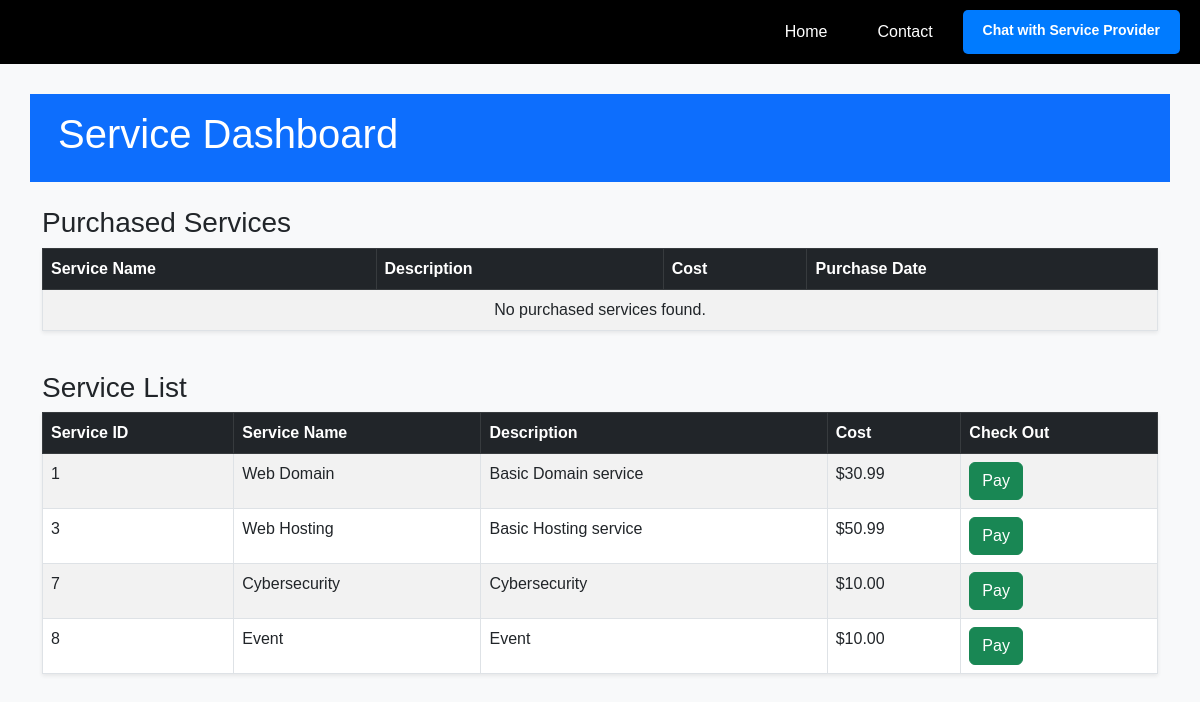
The app's page /service.php with its own data.
### tables this page shows
CREATE TABLE `services` (
  `service_id` int(11) NOT NULL,
  `service_name` varchar(255) NOT NULL,
  `description` text DEFAULT NULL,
  `cost` decimal(10,2) DEFAULT NULL,
  `department_id` int(11) DEFAULT NULL
);

### service.php (the view, shortened to what this page needs)
<?php
$servername = "localhost";
$username = "root";
$password = "";
$database = "projmr1";
$conn = new mysqli($servername, $username, $password, $database);
$sql = "SELECT
            s.service_id,
            s.service_name,
            s.description,
            s.cost,
            d.department_name
        FROM services s
        LEFT JOIN departments d ON s.department_id = d.department_id";
$result = $conn->query($sql);
$purchased_services = [];
?>
<!DOCTYPE html>
<html lang="en">
<head>
    <link rel="stylesheet" href="https://cdn.jsdelivr.net/npm/bootstrap@5.3.0-alpha3/dist/css/bootstrap.min.css">
</head>
<body>
<div class="navbar">
        <div class="menu">
            <a href="index.php">Home</a>
            <a href="index.php#contact">Contact</a>
            <a href="customer_message.php?customer_id=2"
   style="display: inline-block; background-color: #007BFF; color: white; text-decoration: none;
          padding: 10px 20px; border-radius: 5px; font-size: 14px; font-weight: bold;
          box-shadow: 0 4px 6px rgba(0, 0, 0, 0.1); transition: background-color 0.3s ease;">
    Chat with Service Provider
</a>
        </div>
    </div>
    <div class="container">
        <div class="row bg-primary text-white py-3">
            <div class="col-md-6">
                <h1 class="ms-3">Service Dashboard</h1>
            </div>
        </div>
        <div class="row mt-4">
            <div class="col-12">
                <h3>Purchased Services</h3>
                <table class="table table-striped table-bordered shadow-sm">
                    <thead class="table-dark">
                        <tr>
                            <th>Service Name</th>
                            <th>Description</th>
                            <th>Cost</th>
                            <th>Purchase Date</th>
                        </tr>
                    </thead>
                    <tbody>
                        <?php if (!empty($purchased_services)): ?>
                            <?php foreach ($purchased_services as $service): ?>
                                <tr>
                                    <td><?= htmlspecialchars($service['service_name']) ?></td>
                                    <td><?= htmlspecialchars($service['description']) ?></td>
                                    <td>$<?= number_format($service['cost'], 2) ?></td>
                                    <td><?= htmlspecialchars($service['transaction_date']) ?></td>
                                </tr>
                            <?php endforeach; ?>
                        <?php else: ?>
                            <tr>
                                <td colspan="4" class="text-center">No purchased services found.</td>
                            </tr>
                        <?php endif; ?>
                    </tbody>
                </table>
            </div>
        </div>
        <div class="row mt-4">
            <div class="col-12">
                <h3>Service List</h3>
                <table class="table table-striped table-bordered shadow-sm">
                    <thead class="table-dark">
                        <tr>
                            <th>Service ID</th>
                            <th>Service Name</th>
                            <th>Description</th>
                            <th>Cost</th>
                            <th>Check Out</th>
                        </tr>
                    </thead>
                    <tbody>
                        <?php if ($result->num_rows > 0): ?>
                            <?php while ($row = $result->fetch_assoc()): ?>
                                <tr>
                                    <td><?= htmlspecialchars($row['service_id']) ?></td>
                                    <td><?= htmlspecialchars($row['service_name']) ?></td>
                                    <td><?= htmlspecialchars($row['description']) ?></td>
                                    <td>$<?= number_format($row['cost'], 2) ?></td>
                                    <td><a href="customer_input.php?service_id=<?= $row['service_id'] ?>" class="btn btn-success">Pay</a></td>
                                </tr>
                            <?php endwhile; ?>
                        <?php else: ?>
                            <tr>
                                <td colspan="5" class="text-center">No services found.</td>
                            </tr>
                        <?php endif; ?>
                    </tbody>
                </table>
            </div>
        </div>
    </div>
</body>
</html>

### service.php (style rules this page uses)
body { background-color: #f8f9fa; font-family: Arial, sans-serif; }
.navbar { display: flex; justify-content: space-between; align-items: center; background-color:rgb(0, 0, 0); padding: 10px 20px; flex-wrap: wrap; }
.navbar a { color: white; text-decoration: none; padding: 10px 20px; border-radius: 5px; text-align: center; }
.navbar .menu { display: flex; gap: 10px; }
.table { background-color: #ffffff; }
.container { margin-top: 30px; }

### records on screen
services: service_id "1", service_name "Web Domain", description "Basic Domain service", cost "30.99"
services: service_id "3", service_name "Web Hosting", description "Basic Hosting service", cost "50.99"
services: service_id "7", service_name "Cybersecurity", description "Cybersecurity", cost "10.00"
services: service_id "8", service_name "Event", description "Event", cost "10.00"
